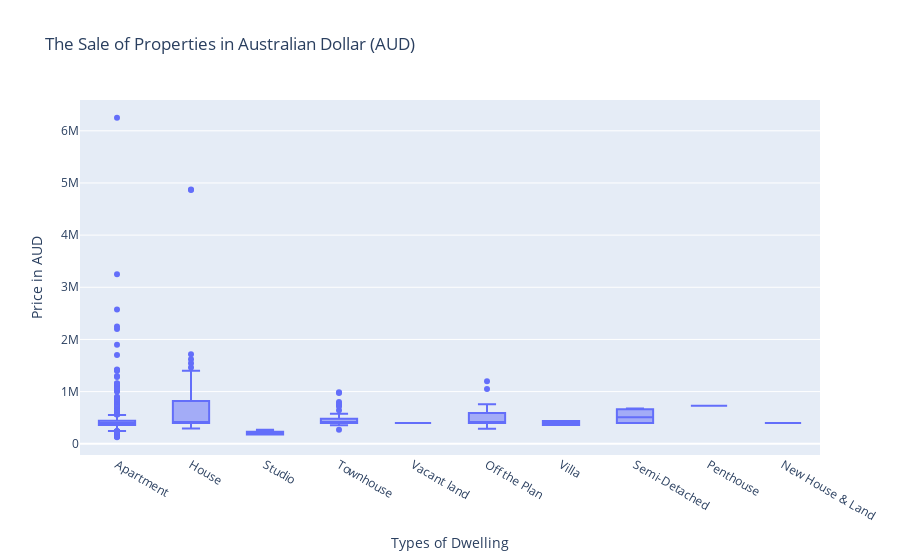

The code cell stored with this chart in its notebook:
### Code cell
#using plotly.express
px.box(property_list, x='dwelling', y = 'price',
      title='The Sale of Properties in Australian Dollar (AUD)', 
             labels = {'dwelling':'Types of Dwelling', 'price': 'Price in AUD'})#to find out how the price fares against the types of dwelling.

### Figure 1 — Plotly figure (JSON) as saved in the notebook; plotly's stock layout.template omitted (floating-point values rounded to 4 significant figures; data arrays with more than 128 entries replaced by an {"elided": "..."} marker saying what was removed)
{"data": [{"alignmentgroup": "True", "hovertemplate": "Types of Dwelling=%{x}<br>Price in AUD=%{y}<extra></extra>", "legendgroup": "", "marker": {"color": "#636efa"}, "name": "", "notched": false, "offsetgroup": "", "orientation": "v", "showlegend": false, "type": "box", "x": {"elided": "1000 str values"}, "x0": " ", "xaxis": "x", "y": {"elided": "1000 int values"}, "y0": " ", "yaxis": "y"}], "layout": {"boxmode": "group", "legend": {"tracegroupgap": 0}, "title": {"text": "The Sale of Properties in Australian Dollar (AUD)"}, "xaxis": {"anchor": "y", "domain": [0, 1], "title": {"text": "Types of Dwelling"}}, "yaxis": {"anchor": "x", "domain": [0, 1], "title": {"text": "Price in AUD"}}}}
